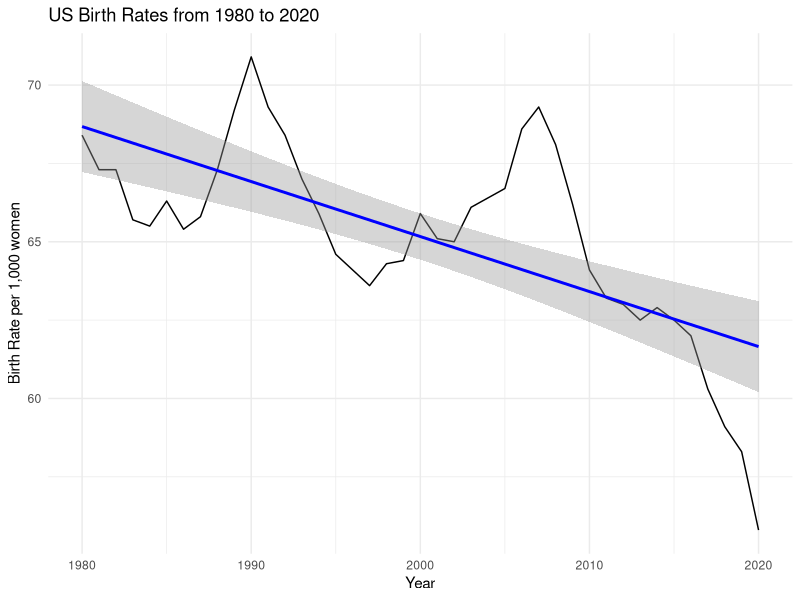
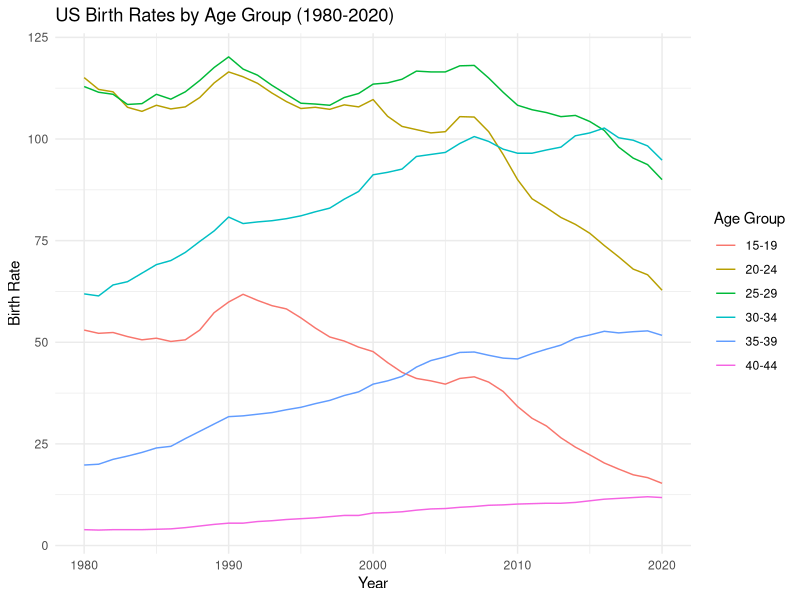
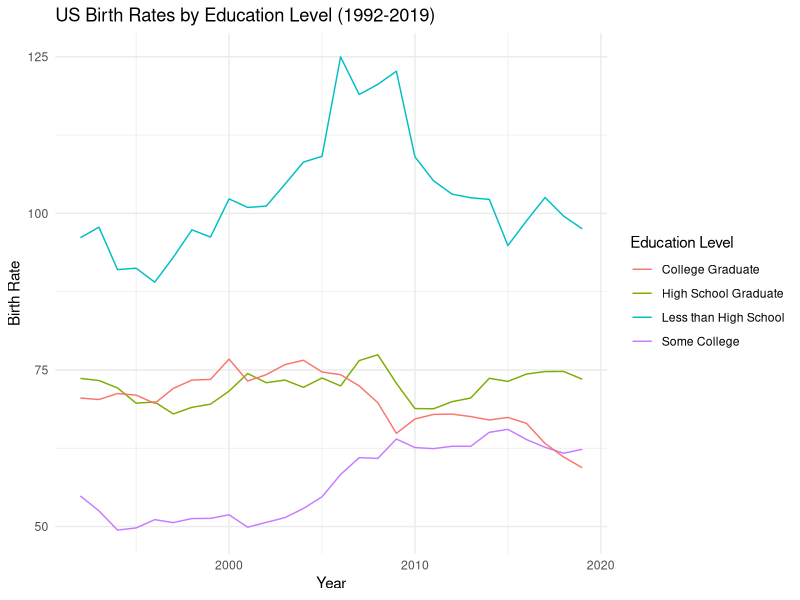
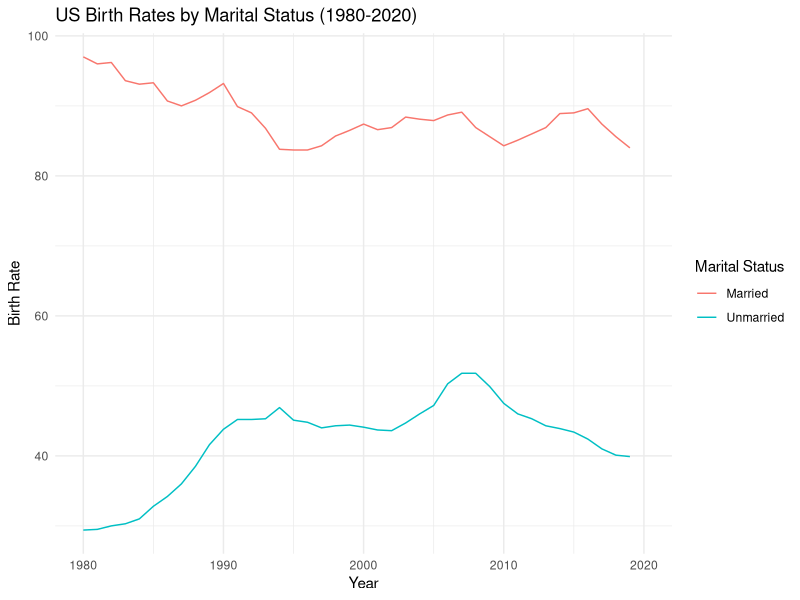

The R script that drew these images, in order:
## ---- chunk 1
knitr::opts_chunk$set(echo = FALSE, results = "hide", message = FALSE, warning = FALSE)
## ---- chunk 2
#| label: fig-1
library(tidyverse)
data <- read.csv(here::here("inputs/data/fig_1.csv"))

ggplot(data, aes(x = year, y = brate_all)) + 
    geom_line() +
    theme_minimal() +
    labs(title = "US Birth Rates from 1980 to 2020",
         x = "Year",
         y = "Birth Rate per 1,000 women") + 
  geom_smooth(method = "lm", aes(group = 1), color = "blue")
## ---- chunk 3
#| label: fig-2
data <- read.csv(here::here("inputs/data/fig_4.csv"))
ggplot() + 
    geom_line(data = data, aes(x = year, y = brate_1519, color = "15-19")) +
    geom_line(data = data, aes(x = year, y = brate_2024, color = "20-24")) +
    geom_line(data = data, aes(x = year, y = brate_2529, color = "25-29")) +
    geom_line(data = data, aes(x = year, y = brate_3034, color = "30-34")) +
    geom_line(data = data, aes(x = year, y = brate_3539, color = "35-39")) +
    geom_line(data = data, aes(x = year, y = brate_4044, color = "40-44")) +
    theme_minimal() +
    labs(title = "US Birth Rates by Age Group (1980-2020)",
         x = "Year",
         y = "Birth Rate",
         color = "Age Group")

## ---- chunk 4
#| label: fig-3
data <- read.csv(here::here("inputs/data/fig_5.csv"))

ggplot() + 
    geom_line(data = data, aes(x = year, y = brate_lesshs, color = "Less than High School")) +
    geom_line(data = data, aes(x = year, y = brate_hsgrad, color = "High School Graduate")) +
    geom_line(data = data, aes(x = year, y = brate_somecoll, color = "Some College")) +
    geom_line(data = data, aes(x = year, y = brate_colgrad, color = "College Graduate")) +
    theme_minimal() +
    labs(title = "US Birth Rates by Education Level (1992-2019)",
         x = "Year",
         y = "Birth Rate",
         color = "Education Level")
## ---- chunk 5
#| label: fig-4
data <- read.csv(here::here("inputs/data/fig_2e.csv"))

ggplot(data, aes(x = year)) + 
    geom_line(aes(y = brate_married, color = "Married")) +
    geom_line(aes(y = brate_unmarried, color = "Unmarried")) +
    theme_minimal() +
    labs(title = "US Birth Rates by Marital Status (1980-2020)",
         x = "Year",
         y = "Birth Rate",
         color = "Marital Status")


